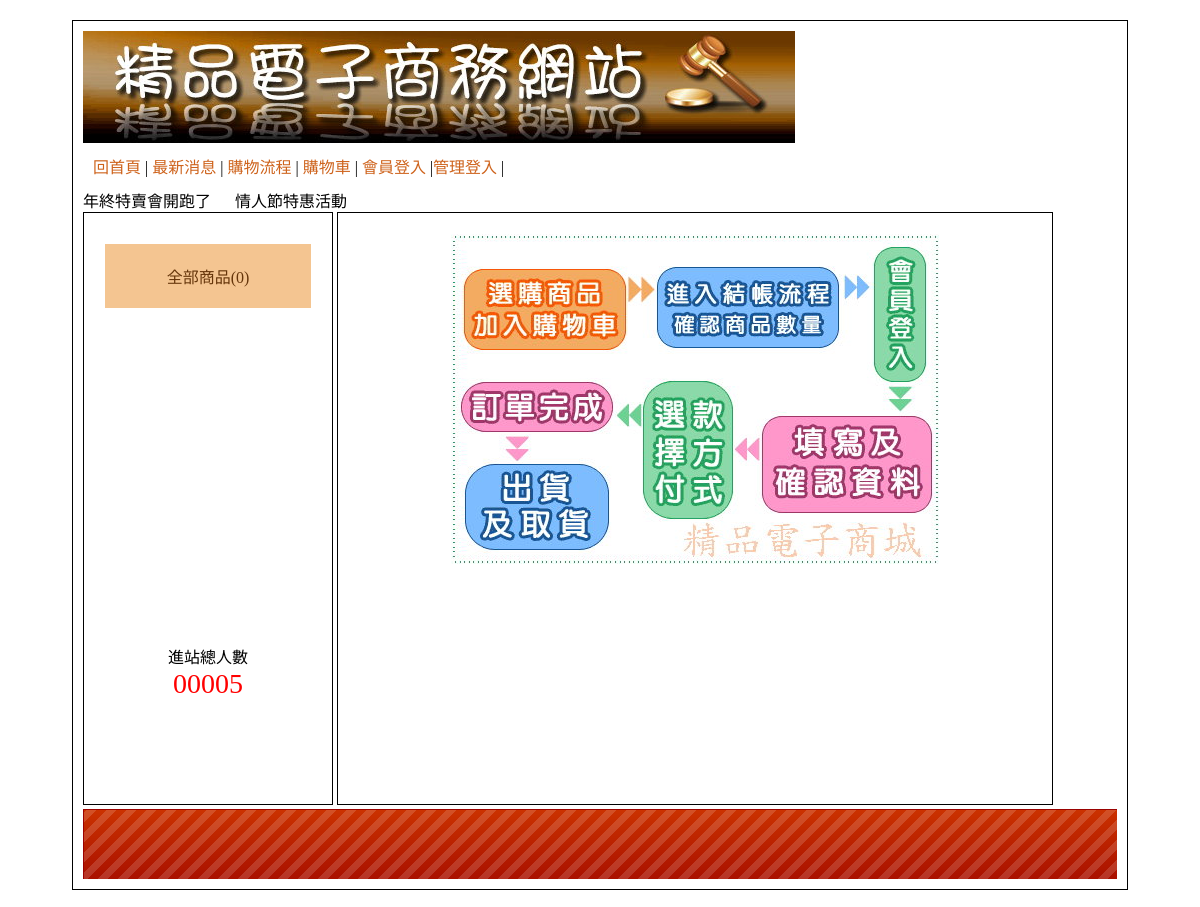
/?do=look, run on an earlier commit of the app's database.
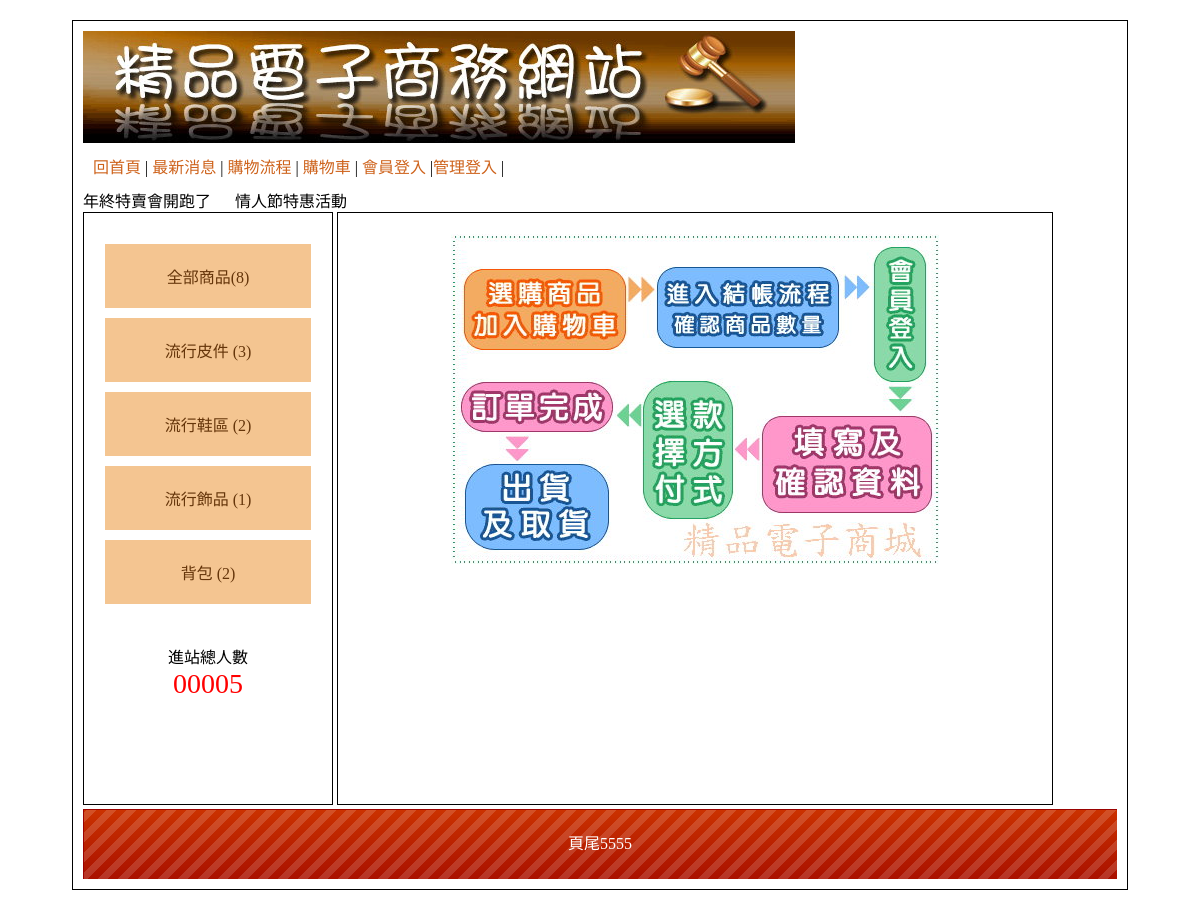
And on a later commit of the database.
### tables this page shows
CREATE TABLE `type` (
  `id` int(10) NOT NULL COMMENT '流水號',
  `name` text NOT NULL COMMENT '選單名稱',
  `parent` int(2) NOT NULL DEFAULT 0 COMMENT '大分類'
);

CREATE TABLE `bottom` (
  `id` int(10) NOT NULL COMMENT '流水號',
  `bottom` text NOT NULL COMMENT '頁尾版權文字'
);

### base.php (called while the page is built, shortened)
<?php
class DB{
    protected $dsn="mysql:host=localhost;charset=utf8;dbname=web04";
    protected $user="root";
    protected $pw='';
    protected $pdo;
    public $table;
    public function __construct($table){
        $this->table=$table;
        $this->pdo=new PDO($this->dsn,$this->user,$this->pw);
    }
    public function find($id){
        $sql="SELECT * FROM $this->table WHERE ";
        if(is_array($id)){
            foreach($id as $key => $value){
                $tmp[]="`$key`='$value'";
            }
            $sql .= implode(" AND ",$tmp);
        }else{
            $sql .= " `id`='$id'";
        }
        return $this->pdo->query($sql)->fetch(PDO::FETCH_ASSOC);
    }
    public function all(...$arg){
        $sql="SELECT * FROM $this->table ";
        switch(count($arg)){
            case 1:
                if(is_array($arg[0])){
                    foreach($arg[0] as $key => $value){
                        $tmp[]="`$key`='$value'";
                    }
                    $sql .= " WHERE ".implode(" AND ",$tmp);
                }else{
                    $sql .= $arg[0];
                }
            break;
        }
        return $this->pdo->query($sql)->fetchAll(PDO::FETCH_ASSOC);
    }
    public function math($method,$col,...$arg){
        $sql="SELECT $method($col) FROM $this->table ";
        switch(count($arg)){
            case 1:
                if(is_array($arg[0])){
                    foreach($arg[0] as $key => $value){
                        $tmp[]="`$key`='$value'";
                    }
                    $sql .= " WHERE ".implode(" AND ",$tmp);
                }else{
                    $sql .= $arg[0];
                }
            break;
        }
        return $this->pdo->query($sql)->fetchColumn();
    }
}
$Bottom=new DB("bottom");
$Goods=new DB("goods");
$Type=new DB("type");
?>

### index.php (the view, shortened to what this page needs)
<?php include_once "base.php"; ?>
<!DOCTYPE html PUBLIC "-//W3C//DTD XHTML 1.0 Transitional//EN" "http://www.w3.org/TR/xhtml1/DTD/xhtml1-transitional.dtd">
<html xmlns="http://www.w3.org/1999/xhtml">
<head>
  <link href="./css/css.css" rel="stylesheet" type="text/css">
</head>
<body>
  <div id="main">
    <div id="top">
      <a href="index.php">
        <img src="./icon/0416.jpg">
      </a>
      <div style="padding:10px;">
        <a href="index.php">回首頁</a> |
        <a href="?do=news">最新消息</a> |
        <a href="?do=look">購物流程</a> |
        <a href="?do=buycart">購物車</a> |
        <?php
        if(isset($_SESSION['member'])){
          echo "<a href='javascript:logout(&#039;member&#039;)'>會員登出</a> |";
        }else{
          echo "<a href='?do=login'>會員登入</a> |";
        }
        if(isset($_SESSION['admin'])){
          echo "<a href='back.php'>返回管理</a> |";
        }else{
          echo "<a href='?do=admin'>管理登入</a> |";
        }
        ?>
      </div>
      <marquee>
        年終特賣會開跑了 &nbsp;&nbsp;&nbsp;&nbsp; 情人節特惠活動
      </marquee>
    </div>
    <div id="left" class="ct">
      <div style="min-height:400px;">
        <div class="ww">
          <a href="?type=0">
            全部商品(<?= $Goods->math('count', '*', ['sh' => 1]); ?>)
          </a>
        </div>
        <?php
        $bigs = $Type->all(['parent' => 0]);
        foreach ($bigs as $big) {
          echo "<div class='ww'>";
          echo "  <a href='?type={$big['id']}'>";
          echo      $big['name'];
          echo "    ({$Goods->math('count','*',['big'=>$big['id'],'sh'=>1])})";
          echo "  </a>";
          echo "</div>";
        }
        ?>
      </div>
      <span>
        <div>進站總人數</div>
        <div style="color:#f00; font-size:28px;">
          00005 </div>
      </span>
    </div>
    <div id="right">
      <?php
      $do = $_GET['do'] ?? 'main';
      $file = "front/" . $do . ".php";
      if (file_exists($file)) {
        include $file;
      } else {
        echo "檔案不存在";
        include "front/main.php";
      }
      ?>
    </div>
    <div id="bottom" style="line-height:70px;background:url(icon/bot.png); color:#FFF;" class="ct">
      <?= $Bottom->find(1)['bottom']; ?>
    </div>
  </div>
</body>
</html>

### front/look.php
<div class="ct">
    <img src="icon/0401.jpg" alt="">
</div>

### css/css.css (style rules this page uses)
body { font-family:"微軟正黑體"; }
#main { width:1034px; padding:10px; margin:20px auto 20px auto; border:#000 solid 1px; min-height:768px; }
#top a { color:#CE631C; text-decoration:none; }
#left { display:inline-block; width:20%; padding:2%; height:550px; overflow: auto; vertical-align:top; border:#000 1px solid; }
#left a { display:block; padding:20px 5px 20px 5px; text-decoration:none; background:#F4C591; margin:10px auto 10px auto; color:#65350A; }
.ct { text-align:center; }
#right { display:inline-block; width:65%; padding:2%; overflow: auto; height:550px; border:#000 1px solid; }
#bottom { height:70px; background:url(icon/bot.png); background-size:cover; }

What changed in the data, as far as the page shows it:
added type: name "流行皮件", math "3"
added type: name "流行鞋區", math "2"
added type: name "流行飾品", math "1"
added type: name "背包", math "2"
added bottom: bottom "頁尾5555"
Also different on the page:
$Goods->math('count', '*', ['sh' => 1]): "0" → "8"
